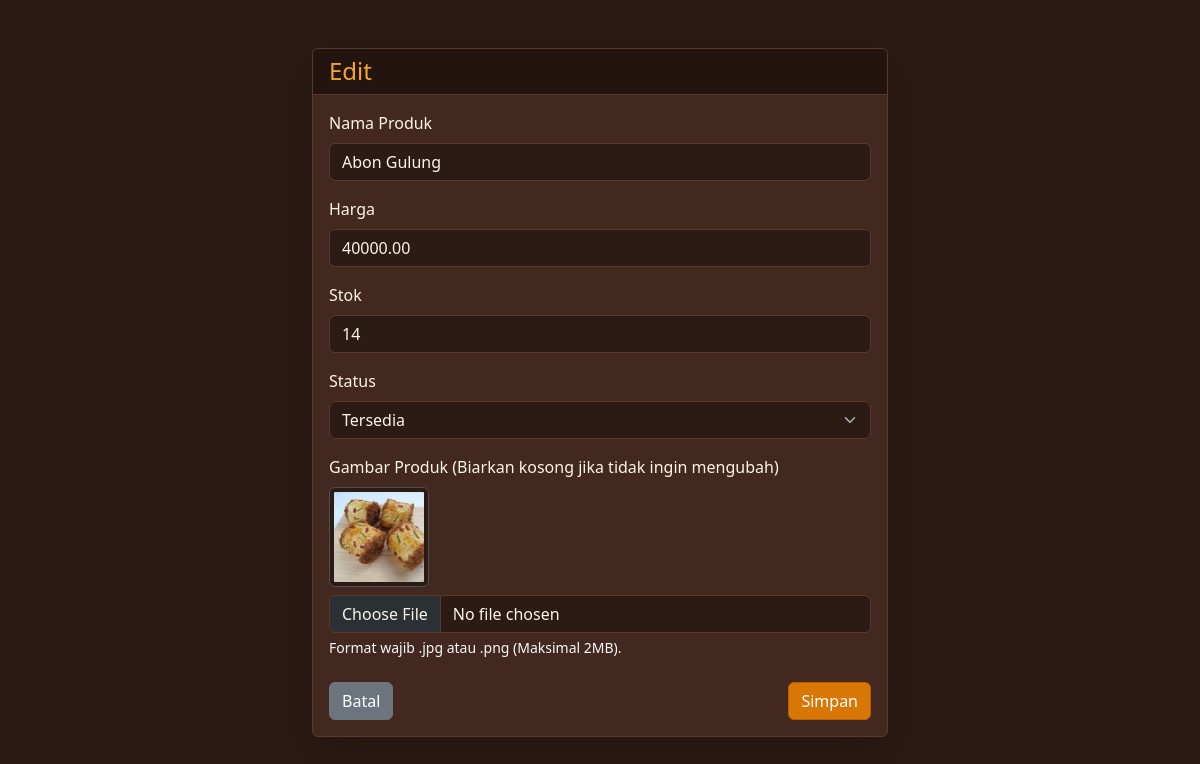
Page /index.php?page=edit&id=15 (signed in) on the committed database.
### tables this page shows
CREATE TABLE `produk` (
  `id` int(11) NOT NULL,
  `nama` varchar(100) NOT NULL,
  `harga` decimal(10,2) NOT NULL,
  `stok` int(11) NOT NULL,
  `status` varchar(20) DEFAULT 'Tersedia',
  `gambar` varchar(255) DEFAULT NULL,
  `thumbpath` varchar(255) DEFAULT NULL
);

### models/Product.php (called while the page is built, shortened)
<?php
class Product {
    private $conn;
    public function __construct($db) {
        $this->conn = $db;
    }
    public function getProductById($id) {
        $stmt = $this->conn->prepare("SELECT * FROM produk WHERE id = ?");
        $stmt->bind_param("i", $id);
        $stmt->execute();
        return $stmt->get_result()->fetch_assoc();
    }
}
?>

### config/database.php (called while the page is built, shortened)
<?php
function escape_output($string) {
    return htmlspecialchars($string, ENT_QUOTES, 'UTF-8');
}
?>

### views/edit.php (the view, shortened to what this page needs)
<!DOCTYPE html>
<html lang="id" data-bs-theme="dark">
<head>
    <link href="https://cdn.jsdelivr.net/npm/bootstrap@5.3.0/dist/css/bootstrap.min.css" rel="stylesheet">
</head>
<body>
    <div class="container mt-5" style="max-width: 600px;">
        <div class="card shadow-lg border-secondary form-animasi">
            <div class="card-header bg-warning text-dark">
                <h4 class="mb-0">Edit</h4>
            </div>
            <div class="card-body">
                <form method="POST" action="index.php?page=edit&id=<?= $data['id'] ?>" enctype="multipart/form-data">
                    <div class="mb-3">
                        <label class="form-label">Nama Produk</label>
                        <input type="text" name="nama_produk" class="form-control" value="<?= escape_output($data['nama']) ?>" required>
                    </div>
                    <div class="mb-3">
                        <label class="form-label">Harga</label>
                        <input type="number" name="harga" class="form-control" value="<?= $data['harga'] ?>" required min="0">
                    </div>
                    <div class="mb-3">
                        <label class="form-label">Stok</label>
                        <input type="number" name="stok" class="form-control" value="<?= $data['stok'] ?>" required min="0">
                    </div>
                    <div class="mb-3">
                        <label class="form-label">Status</label>
                        <select name="status" class="form-select">
                            <option value="Tersedia" <?= $data['status'] === 'Tersedia' ? 'selected' : '' ?>>Tersedia</option>
                        </select>
                    </div>
                    <div class="mb-4">
                        <label class="form-label">Gambar Produk (Biarkan kosong jika tidak ingin mengubah)</label>
                        <?php if($data['thumbpath']): ?>
                            <div class="mb-2">
                                <img src="<?= escape_output($data['thumbpath']) ?>" class="img-thumbnail" alt="Thumbnail Saat Ini" style="max-height: 100px;">
                            </div>
                        <?php endif; ?>
                        <input type="file" name="gambar" class="form-control" accept=".jpg, .jpeg, .png">
                        <div class="form-text text-light">Format wajib .jpg atau .png (Maksimal 2MB).</div>
                    </div>
                    <div class="d-flex justify-content-between">
                        <a href="index.php?page=dashboard" class="btn btn-secondary btn-transisi">Batal</a>
                        <button type="submit" class="btn btn-primary btn-transisi">Simpan</button>
                    </div>
                </form>
            </div>
        </div>
    </div>
</body>
</html>

### views/edit.php (style rules this page uses)
[data-bs-theme="dark"] { --bs-body-bg: #2c1a14; --bs-body-color: #fdf5e6; --bs-body-tertiary-bg: #2c1a14; }
.card { background-color: #42281e !important; border-color: #5c382a !important; color: #fdf5e6; }
.card-header, .table-active th { background-color: #24140f !important; color: #f5a623 !important; border-bottom: 1px solid #5c382a; }
.btn-primary { background-color: #d97706; border-color: #b46102; color: #fff; }
.form-control, .form-select { background-color: #2c1a14 !important; border-color: #5c382a !important; color: #fdf5e6 !important; }
.btn-transisi { transition: transform 0.3s ease, background-color 0.3s ease; }
.form-animasi { animation: slideIn 0.5s ease-out; }

### rows in the picture
produk: nama_produk "Abon Gulung", harga "40000.00", stok "14", status "Tersedia", thumbpath (picture)
